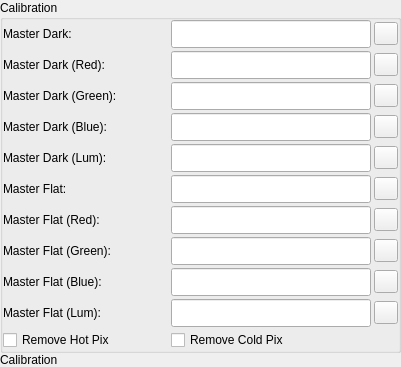
      <widget class="MinimizeWidget" name="CalibrationMinimizeWidget">
       <layout class="QVBoxLayout" name="CalibrationUnusedVerticalLayout">
        <property name="spacing">
         <number>0</number>
        </property>
        <property name="leftMargin">
         <number>0</number>
        </property>
        <property name="topMargin">
         <number>0</number>
        </property>
        <property name="rightMargin">
         <number>0</number>
        </property>
        <property name="bottomMargin">
         <number>0</number>
        </property>
        <item>
         <widget class="QGroupBox" name="CalibrationGroupBox">
          <property name="sizePolicy">
           <sizepolicy hsizetype="Expanding" vsizetype="Fixed">
            <horstretch>0</horstretch>
            <verstretch>0</verstretch>
           </sizepolicy>
          </property>
          <property name="title">
           <string>Calibration</string>
          </property>
          <property name="flat">
           <bool>false</bool>
          </property>
          <layout class="QGridLayout" name="gridLayout">
           <property name="leftMargin">
            <number>0</number>
           </property>
           <property name="topMargin">
            <number>0</number>
           </property>
           <property name="rightMargin">
            <number>0</number>
           </property>
           <property name="bottomMargin">
            <number>0</number>
           </property>
           <property name="spacing">
            <number>3</number>
           </property>
           <item row="5" column="0">
            <widget class="QLabel" name="MasterFlatLabel">
             <property name="sizePolicy">
              <sizepolicy hsizetype="Fixed" vsizetype="Fixed">
               <horstretch>0</horstretch>
               <verstretch>0</verstretch>
              </sizepolicy>
             </property>
             <property name="minimumSize">
              <size>
               <width>165</width>
               <height>0</height>
              </size>
             </property>
             <property name="toolTip">
              <string>&lt;html&gt;&lt;head/&gt;&lt;body&gt;&lt;p&gt;The Master Flat to use to calibrate lights.&lt;/p&gt;&lt;/body&gt;&lt;/html&gt;</string>
             </property>
             <property name="text">
              <string>Master Flat:</string>
             </property>
             <property name="buddy">
              <cstring>MasterFlat</cstring>
             </property>
            </widget>
           </item>
           <item row="9" column="0">
            <widget class="QLabel" name="MasterFlatLumLabel">
             <property name="sizePolicy">
              <sizepolicy hsizetype="Fixed" vsizetype="Fixed">
               <horstretch>0</horstretch>
               <verstretch>0</verstretch>
              </sizepolicy>
             </property>
             <property name="minimumSize">
              <size>
               <width>165</width>
               <height>0</height>
              </size>
             </property>
             <property name="text">
              <string>Master Flat (Lum):</string>
             </property>
             <property name="buddy">
              <cstring>MasterFlatLum</cstring>
             </property>
            </widget>
           </item>
           <item row="4" column="0">
            <widget class="QLabel" name="MasterDarkLumLabel">
             <property name="sizePolicy">
              <sizepolicy hsizetype="Fixed" vsizetype="Fixed">
               <horstretch>165</horstretch>
               <verstretch>0</verstretch>
              </sizepolicy>
             </property>
             <property name="toolTip">
              <string>The Master Dark to use to calibrate Lum lights.</string>
             </property>
             <property name="text">
              <string>Master Dark (Lum):</string>
             </property>
             <property name="buddy">
              <cstring>MasterDarkLum</cstring>
             </property>
            </widget>
           </item>
           <item row="2" column="1">
            <widget class="QLineEdit" name="MasterDarkGreen">
             <property name="sizePolicy">
              <sizepolicy hsizetype="MinimumExpanding" vsizetype="Fixed">
               <horstretch>0</horstretch>
               <verstretch>0</verstretch>
              </sizepolicy>
             </property>
             <property name="minimumSize">
              <size>
               <width>200</width>
               <height>28</height>
              </size>
             </property>
             <property name="toolTip">
              <string>The Master Dark to use to calibrate Green lights.</string>
             </property>
             <property name="clearButtonEnabled">
              <bool>true</bool>
             </property>
            </widget>
           </item>
           <item row="3" column="1">
            <widget class="QLineEdit" name="MasterDarkBlue">
             <property name="sizePolicy">
              <sizepolicy hsizetype="MinimumExpanding" vsizetype="Fixed">
               <horstretch>0</horstretch>
               <verstretch>0</verstretch>
              </sizepolicy>
             </property>
             <property name="minimumSize">
              <size>
               <width>200</width>
               <height>28</height>
              </size>
             </property>
             <property name="toolTip">
              <string>The Master Dark to use to calibrate Blue lights.</string>
             </property>
             <property name="clearButtonEnabled">
              <bool>true</bool>
             </property>
            </widget>
           </item>
           <item row="1" column="1">
            <widget class="QLineEdit" name="MasterDarkRed">
             <property name="sizePolicy">
              <sizepolicy hsizetype="MinimumExpanding" vsizetype="Fixed">
               <horstretch>0</horstretch>
               <verstretch>0</verstretch>
              </sizepolicy>
             </property>
             <property name="minimumSize">
              <size>
               <width>200</width>
               <height>28</height>
              </size>
             </property>
             <property name="toolTip">
              <string>The Master Dark to use to calibrate Red lights.</string>
             </property>
             <property name="clearButtonEnabled">
              <bool>true</bool>
             </property>
            </widget>
           </item>
           <item row="5" column="2">
            <widget class="QToolButton" name="MasterFlatB">
             <property name="sizePolicy">
              <sizepolicy hsizetype="Fixed" vsizetype="Fixed">
               <horstretch>0</horstretch>
               <verstretch>0</verstretch>
              </sizepolicy>
             </property>
             <property name="toolTip">
              <string>&lt;html&gt;&lt;head/&gt;&lt;body&gt;&lt;p&gt;File chooser dialog for Master Flat&lt;/p&gt;&lt;/body&gt;&lt;/html&gt;</string>
             </property>
             <property name="text">
              <string/>
             </property>
             <property name="icon">
              <iconset theme="document-open"/>
             </property>
            </widget>
           </item>
           <item row="9" column="2">
            <widget class="QToolButton" name="MasterFlatLumB">
             <property name="toolTip">
              <string>File chooser dialog for Master Flat Lum</string>
             </property>
             <property name="text">
              <string/>
             </property>
             <property name="icon">
              <iconset theme="document-open"/>
             </property>
            </widget>
           </item>
           <item row="6" column="0">
            <widget class="QLabel" name="MasterFlatRedLabel">
             <property name="sizePolicy">
              <sizepolicy hsizetype="Fixed" vsizetype="Fixed">
               <horstretch>0</horstretch>
               <verstretch>0</verstretch>
              </sizepolicy>
             </property>
             <property name="minimumSize">
              <size>
               <width>165</width>
               <height>0</height>
              </size>
             </property>
             <property name="text">
              <string>Master Flat (Red):</string>
             </property>
             <property name="buddy">
              <cstring>MasterFlatRed</cstring>
             </property>
            </widget>
           </item>
           <item row="7" column="1">
            <widget class="QLineEdit" name="MasterFlatGreen">
             <property name="sizePolicy">
              <sizepolicy hsizetype="MinimumExpanding" vsizetype="Fixed">
               <horstretch>0</horstretch>
               <verstretch>0</verstretch>
              </sizepolicy>
             </property>
             <property name="minimumSize">
              <size>
               <width>200</width>
               <height>28</height>
              </size>
             </property>
             <property name="clearButtonEnabled">
              <bool>true</bool>
             </property>
            </widget>
           </item>
           <item row="1" column="2">
            <widget class="QToolButton" name="MasterDarkRedB">
             <property name="toolTip">
              <string>&lt;html&gt;&lt;head/&gt;&lt;body&gt;&lt;p&gt;File chooser dialog for Master Dark Red&lt;/p&gt;&lt;/body&gt;&lt;/html&gt;</string>
             </property>
             <property name="text">
              <string/>
             </property>
             <property name="icon">
              <iconset theme="document-open"/>
             </property>
            </widget>
           </item>
           <item row="4" column="2">
            <widget class="QToolButton" name="MasterDarkLumB">
             <property name="toolTip">
              <string>File chooser dialog for Master Dark Lum</string>
             </property>
             <property name="text">
              <string/>
             </property>
             <property name="icon">
              <iconset theme="document-open"/>
             </property>
            </widget>
           </item>
           <item row="2" column="2">
            <widget class="QToolButton" name="MasterDarkGreenB">
             <property name="toolTip">
              <string>File chooser dialog for Master Dark Green</string>
             </property>
             <property name="text">
              <string/>
             </property>
             <property name="icon">
              <iconset theme="document-open"/>
             </property>
            </widget>
           </item>
           <item row="6" column="2">
            <widget class="QToolButton" name="MasterFlatRedB">
             <property name="toolTip">
              <string>File chooser dialog for Master Flat Red</string>
             </property>
             <property name="text">
              <string/>
             </property>
             <property name="icon">
              <iconset theme="document-open"/>
             </property>
            </widget>
           </item>
           <item row="0" column="1">
            <widget class="QLineEdit" name="MasterDark">
             <property name="sizePolicy">
              <sizepolicy hsizetype="MinimumExpanding" vsizetype="Fixed">
               <horstretch>0</horstretch>
               <verstretch>0</verstretch>
              </sizepolicy>
             </property>
             <property name="minimumSize">
              <size>
               <width>200</width>
               <height>28</height>
              </size>
             </property>
             <property name="toolTip">
              <string>&lt;html&gt;&lt;head/&gt;&lt;body&gt;&lt;p&gt;The Master Dark to use to calibrate lights.&lt;/p&gt;&lt;/body&gt;&lt;/html&gt;</string>
             </property>
             <property name="readOnly">
              <bool>false</bool>
             </property>
             <property name="clearButtonEnabled">
              <bool>true</bool>
             </property>
            </widget>
           </item>
           <item row="8" column="2">
            <widget class="QToolButton" name="MasterFlatBlueB">
             <property name="toolTip">
              <string>File chooser dialog for Master Flat Blue</string>
             </property>
             <property name="text">
              <string/>
             </property>
             <property name="icon">
              <iconset theme="document-open"/>
             </property>
            </widget>
           </item>
           <item row="7" column="0">
            <widget class="QLabel" name="MasterFlatGreenLabel">
             <property name="sizePolicy">
              <sizepolicy hsizetype="Fixed" vsizetype="Fixed">
               <horstretch>0</horstretch>
               <verstretch>0</verstretch>
              </sizepolicy>
             </property>
             <property name="minimumSize">
              <size>
               <width>165</width>
               <height>0</height>
              </size>
             </property>
             <property name="text">
              <string>Master Flat (Green):</string>
             </property>
             <property name="buddy">
              <cstring>MasterFlatGreen</cstring>
             </property>
            </widget>
           </item>
           <item row="0" column="2">
            <widget class="QToolButton" name="MasterDarkB">
             <property name="sizePolicy">
              <sizepolicy hsizetype="Fixed" vsizetype="Fixed">
               <horstretch>0</horstretch>
               <verstretch>0</verstretch>
              </sizepolicy>
             </property>
             <property name="toolTip">
              <string>&lt;html&gt;&lt;head/&gt;&lt;body&gt;&lt;p&gt;File chooser dialog for Master Dark&lt;/p&gt;&lt;/body&gt;&lt;/html&gt;</string>
             </property>
             <property name="text">
              <string/>
             </property>
             <property name="icon">
              <iconset theme="document-open"/>
             </property>
            </widget>
           </item>
           <item row="8" column="1">
            <widget class="QLineEdit" name="MasterFlatBlue">
             <property name="sizePolicy">
              <sizepolicy hsizetype="MinimumExpanding" vsizetype="Fixed">
               <horstretch>0</horstretch>
               <verstretch>0</verstretch>
              </sizepolicy>
             </property>
             <property name="minimumSize">
              <size>
               <width>200</width>
               <height>28</height>
              </size>
             </property>
             <property name="clearButtonEnabled">
              <bool>true</bool>
             </property>
            </widget>
           </item>
           <item row="2" column="0">
            <widget class="QLabel" name="MasterDarkGreenLabel">
             <property name="sizePolicy">
              <sizepolicy hsizetype="Fixed" vsizetype="Fixed">
               <horstretch>165</horstretch>
               <verstretch>0</verstretch>
              </sizepolicy>
             </property>
             <property name="toolTip">
              <string>The Master Dark to use to calibrate Green lights.</string>
             </property>
             <property name="text">
              <string>Master Dark (Green):</string>
             </property>
             <property name="buddy">
              <cstring>MasterDarkGreen</cstring>
             </property>
            </widget>
           </item>
           <item row="6" column="1">
            <widget class="QLineEdit" name="MasterFlatRed">
             <property name="sizePolicy">
              <sizepolicy hsizetype="MinimumExpanding" vsizetype="Fixed">
               <horstretch>200</horstretch>
               <verstretch>0</verstretch>
              </sizepolicy>
             </property>
             <property name="minimumSize">
              <size>
               <width>200</width>
               <height>28</height>
              </size>
             </property>
             <property name="clearButtonEnabled">
              <bool>true</bool>
             </property>
            </widget>
           </item>
           <item row="3" column="0">
            <widget class="QLabel" name="MasterDarkBlueLabel">
             <property name="sizePolicy">
              <sizepolicy hsizetype="Fixed" vsizetype="Fixed">
               <horstretch>165</horstretch>
               <verstretch>0</verstretch>
              </sizepolicy>
             </property>
             <property name="toolTip">
              <string>The Master Dark to use to calibrate Blue lights.</string>
             </property>
             <property name="text">
              <string>Master Dark (Blue):</string>
             </property>
             <property name="buddy">
              <cstring>MasterDarkBlue</cstring>
             </property>
            </widget>
           </item>
           <item row="9" column="1">
            <widget class="QLineEdit" name="MasterFlatLum">
             <property name="sizePolicy">
              <sizepolicy hsizetype="MinimumExpanding" vsizetype="Fixed">
               <horstretch>0</horstretch>
               <verstretch>0</verstretch>
              </sizepolicy>
             </property>
             <property name="minimumSize">
              <size>
               <width>200</width>
               <height>28</height>
              </size>
             </property>
             <property name="clearButtonEnabled">
              <bool>true</bool>
             </property>
            </widget>
           </item>
           <item row="5" column="1">
            <widget class="QLineEdit" name="MasterFlat">
             <property name="sizePolicy">
              <sizepolicy hsizetype="MinimumExpanding" vsizetype="Fixed">
               <horstretch>0</horstretch>
               <verstretch>0</verstretch>
              </sizepolicy>
             </property>
             <property name="minimumSize">
              <size>
               <width>200</width>
               <height>28</height>
              </size>
             </property>
             <property name="toolTip">
              <string>&lt;html&gt;&lt;head/&gt;&lt;body&gt;&lt;p&gt;The Master Flat to use to calibrate lights.&lt;/p&gt;&lt;/body&gt;&lt;/html&gt;</string>
             </property>
             <property name="readOnly">
              <bool>false</bool>
             </property>
             <property name="clearButtonEnabled">
              <bool>true</bool>
             </property>
            </widget>
           </item>
           <item row="0" column="0">
            <widget class="QLabel" name="MasterDarkLabel">
             <property name="sizePolicy">
              <sizepolicy hsizetype="Fixed" vsizetype="Fixed">
               <horstretch>0</horstretch>
               <verstretch>0</verstretch>
              </sizepolicy>
             </property>
             <property name="minimumSize">
              <size>
               <width>165</width>
               <height>0</height>
              </size>
             </property>
             <property name="toolTip">
              <string>&lt;html&gt;&lt;head/&gt;&lt;body&gt;&lt;p&gt;The Master Dark to use to calibrate lights.&lt;/p&gt;&lt;/body&gt;&lt;/html&gt;</string>
             </property>
             <property name="text">
              <string>Master Dark:</string>
             </property>
             <property name="buddy">
              <cstring>MasterDark</cstring>
             </property>
            </widget>
           </item>
           <item row="3" column="2">
            <widget class="QToolButton" name="MasterDarkBlueB">
             <property name="toolTip">
              <string>File chooser dialog for Master Dark Blue</string>
             </property>
             <property name="text">
              <string/>
             </property>
             <property name="icon">
              <iconset theme="document-open"/>
             </property>
            </widget>
           </item>
           <item row="4" column="1">
            <widget class="QLineEdit" name="MasterDarkLum">
             <property name="sizePolicy">
              <sizepolicy hsizetype="MinimumExpanding" vsizetype="Fixed">
               <horstretch>0</horstretch>
               <verstretch>0</verstretch>
              </sizepolicy>
             </property>
             <property name="minimumSize">
              <size>
               <width>200</width>
               <height>28</height>
              </size>
             </property>
             <property name="toolTip">
              <string>The Master Dark to use to calibrate Lum lights.</string>
             </property>
             <property name="clearButtonEnabled">
              <bool>true</bool>
             </property>
            </widget>
           </item>
           <item row="8" column="0">
            <widget class="QLabel" name="MasterFlatBlueLabel">
             <property name="sizePolicy">
              <sizepolicy hsizetype="Fixed" vsizetype="Fixed">
               <horstretch>0</horstretch>
               <verstretch>0</verstretch>
              </sizepolicy>
             </property>
             <property name="minimumSize">
              <size>
               <width>165</width>
               <height>0</height>
              </size>
             </property>
             <property name="text">
              <string>Master Flat (Blue):</string>
             </property>
             <property name="buddy">
              <cstring>MasterFlatBlue</cstring>
             </property>
            </widget>
           </item>
           <item row="1" column="0">
            <widget class="QLabel" name="MasterDarkRedLabel">
             <property name="sizePolicy">
              <sizepolicy hsizetype="Fixed" vsizetype="Fixed">
               <horstretch>165</horstretch>
               <verstretch>0</verstretch>
              </sizepolicy>
             </property>
             <property name="toolTip">
              <string>The Master Dark to use to calibrate Red lights.</string>
             </property>
             <property name="text">
              <string>Master Dark (Red):</string>
             </property>
             <property name="buddy">
              <cstring>MasterDarkRed</cstring>
             </property>
            </widget>
           </item>
           <item row="7" column="2">
            <widget class="QToolButton" name="MasterFlatGreenB">
             <property name="toolTip">
              <string>File chooser dialog for Master Flat Green</string>
             </property>
             <property name="text">
              <string/>
             </property>
             <property name="icon">
              <iconset theme="document-open"/>
             </property>
            </widget>
           </item>
           <item row="10" column="0">
            <widget class="QCheckBox" name="HotPixels">
             <property name="toolTip">
              <string>&lt;html&gt;&lt;head/&gt;&lt;body&gt;&lt;p&gt;Check to remove hot pixels.&lt;/p&gt;&lt;/body&gt;&lt;/html&gt;</string>
             </property>
             <property name="text">
              <string>Remove Hot Pix</string>
             </property>
             <property name="checked">
              <bool>false</bool>
             </property>
            </widget>
           </item>
           <item row="10" column="1">
            <widget class="QCheckBox" name="ColdPixels">
             <property name="toolTip">
              <string>&lt;html&gt;&lt;head/&gt;&lt;body&gt;&lt;p&gt;Check to remove cold pixels&lt;/p&gt;&lt;/body&gt;&lt;/html&gt;</string>
             </property>
             <property name="text">
              <string>Remove Cold Pix</string>
             </property>
             <property name="checked">
              <bool>false</bool>
             </property>
            </widget>
           </item>
          </layout>
         </widget>
        </item>
        <item>
         <widget class="QLabel" name="CalibrationMinimized">
          <property name="toolTip">
           <string>Configure calibration options in this section.</string>
          </property>
          <property name="text">
           <string>Calibration</string>
          </property>
         </widget>
        </item>
       </layout>
      </widget>
